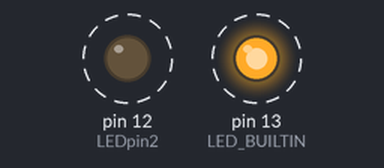
This sketch was run on a simulated Arduino Uno, built with avr-gcc and run on an emulated ATmega328P. Parts: output pins drawn as LEDs (lit = HIGH). Dashed ring = blinking.

Above: at 0.2 s.
Timing chart, 0 to 3.0 s (numbered marks = the images above):
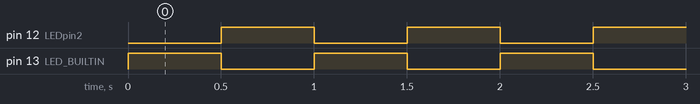

Measured:
- by itself, pin 12 (LEDpin2), pin 13 (LED_BUILTIN): alternates HIGH for 0.50 s and LOW for 0.50 s

The sketch:

ddLab_20250425.ino
```cpp
int LEDpin2=12;
void setup() {
  // put your setup code here, to run once:
  pinMode(LEDpin2,OUTPUT);
  pinMode(LED_BUILTIN,OUTPUT);

}

void loop() {
  // put your main code here, to run repeatedly:
digitalWrite(LED_BUILTIN, HIGH);
digitalWrite(LEDpin2, LOW);
delay(500);

digitalWrite(LEDpin2, HIGH);
digitalWrite(LED_BUILTIN, LOW);
delay(500);
}
```
